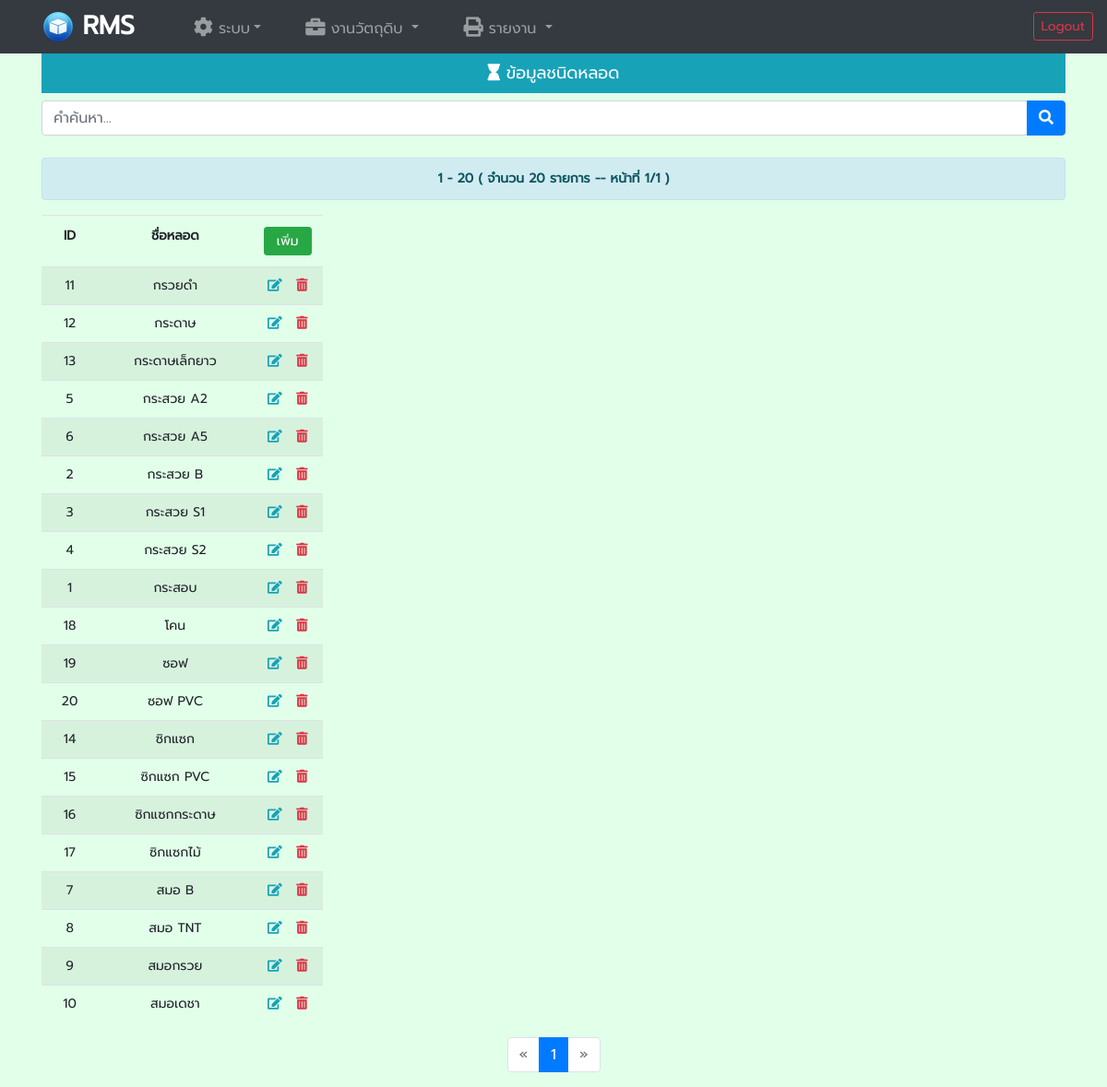
The page /data_roll.php (signed in) on the database its author committed.
### tables this page shows
CREATE TABLE `roll_type` (
  `roll_id` tinyint(3) NOT NULL,
  `roll_type` varchar(30) NOT NULL
);

### data_roll.php (the view, shortened to what this page needs)
<!doctype html>
<html lang="en">
<head>
	<link rel="stylesheet" href="./css/bootstrap.min.css">
	<link rel="stylesheet" href="./css/all.min.css">
	<link rel="stylesheet" href="./css/menunav.css">
<?php
include 'Menu_admin.php';
include_once 'dbConn.php';
$show = (isset($_GET['show'])) ? $_GET['show'] : '';
$submit = (isset($_GET['submit'])) ? $_GET['submit'] : '';
$page = (isset($_GET['page'])) ? $_GET['page'] : '';
$search = (isset($_GET['Search'])) ? $_GET['Search'] : ((isset($_POST['Search'])) ? $_POST['Search'] : '');
?>
</head>
<body>
	<div class="container">
		<div class="row">
			<div class="col-md-12" style='margin-bottom: 8px; font-size:18px;'>
				<span class="d-block p-2 bg-info text-white" align="center"><i class="fas fa-hourglass" aria-hidden="true"></i> ข้อมูลชนิดหลอด</span>
			</div>
			<?php
if($submit =="" or $show =="OK"){?>
			<div class="col-md-12">
				<form name="fmSearch" method="post" action="data_roll.php?show=OK" role='Search'>
					<div class="form-group row">
						<div class="input-group mb-2 col-md-12">
							<input name='Search' type="text" class="form-control" placeholder="คำค้นหา..." value='<?php echo($search);?>' onFocus="this.value ='';">
							<div class="input-group-append">
								<button class="btn btn-primary" type='submit'><i class="fa fa-search" aria-hidden="true"></i></button>
							</div>
						</div>
					</div>
				</form>
			</div>
			<?php
			$limit = '25';
			$rec_sql = "SELECT * FROM roll_type WHERE(roll_type like '%$search%')	ORDER by roll_type ";
			$Qtotal = mysqli_query( $dbconn, $rec_sql )or die( mysqli_error($dbconn." Q=".$rec_sql) );
			$total_data = mysqli_num_rows( $Qtotal );
			$total_page = ceil( $total_data / $limit );
			if ( $page <= 0 or $page == '' ) {
				$page = 1;
			}
			$start = ( $page - 1 ) * $limit;
			$from = $start + 1;
			$to = $page * $limit;
			if ( $to > $total_data )$to = $total_data;
			?>
			<div class="col-md-12">
				<div class='alert alert-info' role='alert' align="center">
					<?php
					echo( $from . " - " . $to );
					echo( " ( จำนวน " . number_format( $total_data ) . " รายการ " );
					echo( " -- หน้าที่ " . number_format( $page ) . "/" );
					echo( number_format( $total_page ). " )" );
					?>
				</div>
			</div>
			<div class="col-md-12">
				<table class="table table-striped table-responsive">
					<thead>
						<tr>
							<td align='center'><strong>ID</strong>
							</td>
							<td align='center'><strong>ชื่อหลอด</strong>
							</td>
							<td width="25%" align="center"><a href="data_roll.php?submit=Add&Search=<?php echo($search)?>" class='btn btn-success btn-sm' role='button'>&nbsp;เพิ่ม&nbsp;</a>
							</td>
						</tr>
					</thead>
					<tbody>
						<?php
						$rec_sql = "SELECT * FROM roll_type	WHERE(roll_type like '%$search%') ORDER by roll_type LIMIT $start,$limit";
						$query = mysqli_query( $dbconn, $rec_sql )or die( mysqli_error($dbconn." Q=".$rec_sql) );
						while ( $arr = mysqli_fetch_array( $query ) ) {
							$autoid = $arr[ 'roll_id' ];
							?>
						<tr>
							<td align='center'>
								<?php echo $arr['roll_id'] ?>
							</td>
							<td align='center'>
								<?php echo $arr['roll_type'] ?>
							</td>
							<td align="center">
								<a href="data_roll.php?submit=Edit&show=&selid=<?php echo($autoid)?>&Search=<?php echo($search)?>" title='แก้ไขข้อมูล' class="text-info" ><i class="fas fa-edit" aria-hidden="true"></i></a>&nbsp;&nbsp;
							<?php if($_SESSION['s_sys']== 1){?>
								<a href="#" title='ลบข้อมูล' class="cf_delete text-danger" data-id="<?php echo($autoid)?>" data-show="<?php echo(" [ ".$arr['roll_id']." ] ".$arr['roll_type'])?>" ><i class="fas fa-trash-alt" aria-hidden="true"></i></a>
							<?php }else{ ?>
								<a title='ไม่อนุญาต !' style="color:#b6b6b6;" ><i class="fas fa-trash-alt"></i></a>
							<?php } ?>
							</td>
						</tr>
						<?php } ?>
					</tbody>
				</table>
				<nav aria-label="Page navigation">
					<?php $_link = "data_roll?Search=".$search."&page="; ?>
						<ul class='pagination justify-content-center'>
							<li class="page-item <?php if ($page == 1) echo ('disabled') ?>"><a class="page-link" href='<?php echo ($_link.$page - 1) ?>' aria-label='ก่อนหน้า'><span aria-hidden='true'>&laquo;</span></a>
							</li>
							<?php 	for ($i = 1; $i <= $total_page; $i++) {
							?>
								<li class="page-item <?php if ($page == $i) echo ('active'); ?>">
									<a class="page-link" href='<?php echo ($_link.$i) ?>'><?php echo $i ?></a>
								</li>
							<?php } ?>
							<li class="page-item <?php if ($page == $total_page) echo ('disabled'); ?>"><a class="page-link" href='<?php echo ($_link.$page + 1) ?>' aria-label='ถัดไป'><span aria-hidden='true'>&raquo;</span></a>
							</li>
						</ul>
					</nav>
			</div>
			<?php mysqli_close($dbconn); }?>
		</div>
	</div>
</body>
</html>

### css/menunav.css (style rules this page uses)
body { font-family: var(--prompt); background-color: var(--bg-color); margin-top: 0; }
tbody { font: normal 400 14px/16px var(--prompt); }
.alert { font: normal bold 14px/20px var(--prompt); }
thead { font: normal bold 14px/20px var(--prompt); }

### css/partials/_variables.css (style rules this page uses)
:root { --primary-color:#ff5e00; --primary-color2:#ffda62; --title-color:#505050; --text-color:#777777; --border-color:#201f1f17; --gradient-color:linear-gradient(90deg,#ff5e00 10%,#f8ae4d 100%); --shadow-color:0px 10px 30px rgba(120,85,225,0.3); --shadow-color2:3px 3px 0px rgba(0, 0, 0, 0.3), 2px 2px 0px rgba(0, 0, 0, 0.3), 1px 1px 0px rgba(0, 0, 0, 0.5); --box-shadow:0px 10px 30px rgba(70, 60, 55, 0.3); --bg-color: #E1FFE9; --roboto:'Roboto',cursive; --sarabun:'Sarabun',cursive; --sriracha:'Sriracha',cursive; --merienda:'Merienda',cursive; --prompt:'Prompt',cursive; --quark:'Quark',cursive; }

### rows shown on the page
roll_type: roll_id "11", roll_type "กรวยดำ"
roll_type: roll_id "12", roll_type "กระดาษ"
roll_type: roll_id "13", roll_type "กระดาษเล็กยาว"
roll_type: roll_id "5", roll_type "กระสวย A2"
roll_type: roll_id "6", roll_type "กระสวย A5"
roll_type: roll_id "2", roll_type "กระสวย B"
roll_type: roll_id "3", roll_type "กระสวย S1"
roll_type: roll_id "4", roll_type "กระสวย S2"
roll_type: roll_id "1", roll_type "กระสอบ"
roll_type: roll_id "18", roll_type "โคน"
roll_type: roll_id "19", roll_type "ซอฟ"
roll_type: roll_id "20", roll_type "ซอฟ PVC"
roll_type: roll_id "14", roll_type "ซิกแซก"
roll_type: roll_id "15", roll_type "ซิกแซก PVC"
roll_type: roll_id "16", roll_type "ซิกแซกกระดาษ"
roll_type: roll_id "17", roll_type "ซิกแซกไม้"
roll_type: roll_id "7", roll_type "สมอ B"
roll_type: roll_id "8", roll_type "สมอ TNT"
roll_type: roll_id "9", roll_type "สมอกรวย"
roll_type: roll_id "10", roll_type "สมอเดชา"

### other values the page prints
$from "1"
$to "20"
$total_data "20"
$page "1"
$total_page "1"
